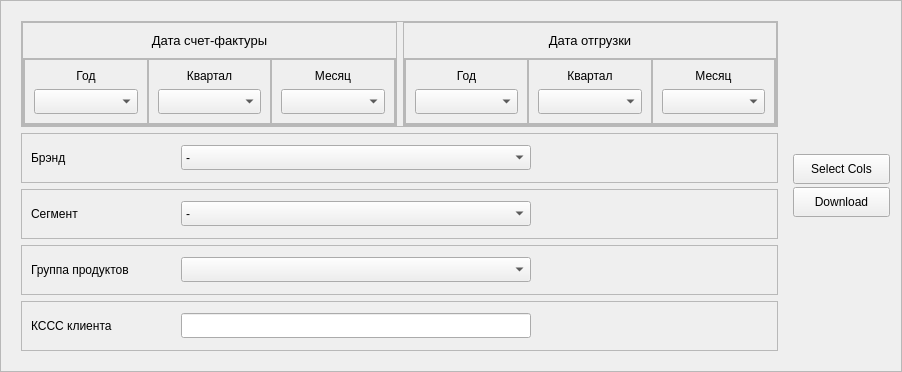
       <widget class="QFrame" name="frame_17">
        <property name="frameShape">
         <enum>QFrame::StyledPanel</enum>
        </property>
        <property name="frameShadow">
         <enum>QFrame::Raised</enum>
        </property>
        <layout class="QHBoxLayout" name="horizontalLayout_10">
         <item>
          <widget class="QFrame" name="frame_Search">
           <property name="minimumSize">
            <size>
             <width>0</width>
             <height>0</height>
            </size>
           </property>
           <property name="maximumSize">
            <size>
             <width>16777215</width>
             <height>16777215</height>
            </size>
           </property>
           <layout class="QVBoxLayout" name="verticalLayout_12">
            <item>
             <widget class="QFrame" name="frame_dates">
              <property name="frameShape">
               <enum>QFrame::StyledPanel</enum>
              </property>
              <property name="frameShadow">
               <enum>QFrame::Raised</enum>
              </property>
              <layout class="QHBoxLayout" name="horizontalLayout_2">
               <property name="leftMargin">
                <number>0</number>
               </property>
               <property name="topMargin">
                <number>0</number>
               </property>
               <property name="rightMargin">
                <number>0</number>
               </property>
               <property name="bottomMargin">
                <number>0</number>
               </property>
               <item>
                <widget class="QFrame" name="frame_inv_date">
                 <property name="minimumSize">
                  <size>
                   <width>150</width>
                   <height>0</height>
                  </size>
                 </property>
                 <property name="maximumSize">
                  <size>
                   <width>16777215</width>
                   <height>16777215</height>
                  </size>
                 </property>
                 <property name="frameShape">
                  <enum>QFrame::StyledPanel</enum>
                 </property>
                 <property name="frameShadow">
                  <enum>QFrame::Raised</enum>
                 </property>
                 <layout class="QVBoxLayout" name="verticalLayout_8">
                  <property name="spacing">
                   <number>0</number>
                  </property>
                  <property name="leftMargin">
                   <number>0</number>
                  </property>
                  <property name="topMargin">
                   <number>0</number>
                  </property>
                  <property name="rightMargin">
                   <number>0</number>
                  </property>
                  <property name="bottomMargin">
                   <number>0</number>
                  </property>
                  <item>
                   <widget class="QLabel" name="label_7">
                    <property name="minimumSize">
                     <size>
                      <width>0</width>
                      <height>35</height>
                     </size>
                    </property>
                    <property name="maximumSize">
                     <size>
                      <width>16777215</width>
                      <height>35</height>
                     </size>
                    </property>
                    <property name="font">
                     <font>
                      <pointsize>10</pointsize>
                     </font>
                    </property>
                    <property name="text">
                     <string>Дата счет-фактуры</string>
                    </property>
                    <property name="alignment">
                     <set>Qt::AlignCenter</set>
                    </property>
                   </widget>
                  </item>
                  <item>
                   <widget class="QFrame" name="frame_11">
                    <property name="frameShape">
                     <enum>QFrame::StyledPanel</enum>
                    </property>
                    <property name="frameShadow">
                     <enum>QFrame::Raised</enum>
                    </property>
                    <layout class="QHBoxLayout" name="horizontalLayout_7">
                     <property name="spacing">
                      <number>0</number>
                     </property>
                     <property name="leftMargin">
                      <number>0</number>
                     </property>
                     <property name="topMargin">
                      <number>0</number>
                     </property>
                     <property name="rightMargin">
                      <number>0</number>
                     </property>
                     <property name="bottomMargin">
                      <number>0</number>
                     </property>
                     <item>
                      <widget class="QFrame" name="frame_12">
                       <property name="frameShape">
                        <enum>QFrame::StyledPanel</enum>
                       </property>
                       <property name="frameShadow">
                        <enum>QFrame::Raised</enum>
                       </property>
                       <layout class="QVBoxLayout" name="verticalLayout_9">
                        <item>
                         <widget class="QLabel" name="label_3">
                          <property name="maximumSize">
                           <size>
                            <width>16777215</width>
                            <height>25</height>
                           </size>
                          </property>
                          <property name="text">
                           <string>Год</string>
                          </property>
                          <property name="alignment">
                           <set>Qt::AlignCenter</set>
                          </property>
                         </widget>
                        </item>
                        <item>
                         <widget class="QComboBox" name="line_inv_year">
                          <property name="minimumSize">
                           <size>
                            <width>0</width>
                            <height>25</height>
                           </size>
                          </property>
                          <property name="maximumSize">
                           <size>
                            <width>16777215</width>
                            <height>25</height>
                           </size>
                          </property>
                         </widget>
                        </item>
                       </layout>
                      </widget>
                     </item>
                     <item>
                      <widget class="QFrame" name="frame_13">
                       <property name="frameShape">
                        <enum>QFrame::StyledPanel</enum>
                       </property>
                       <property name="frameShadow">
                        <enum>QFrame::Raised</enum>
                       </property>
                       <layout class="QVBoxLayout" name="verticalLayout_10">
                        <item>
                         <widget class="QLabel" name="label_8">
                          <property name="maximumSize">
                           <size>
                            <width>16777215</width>
                            <height>25</height>
                           </size>
                          </property>
                          <property name="text">
                           <string>Квартал</string>
                          </property>
                          <property name="alignment">
                           <set>Qt::AlignCenter</set>
                          </property>
                         </widget>
                        </item>
                        <item>
                         <widget class="QComboBox" name="line_inv_qtr">
                          <property name="minimumSize">
                           <size>
                            <width>0</width>
                            <height>25</height>
                           </size>
                          </property>
                          <property name="maximumSize">
                           <size>
                            <width>16777215</width>
                            <height>25</height>
                           </size>
                          </property>
                         </widget>
                        </item>
                       </layout>
                      </widget>
                     </item>
                     <item>
                      <widget class="QFrame" name="frame_14">
                       <property name="frameShape">
                        <enum>QFrame::StyledPanel</enum>
                       </property>
                       <property name="frameShadow">
                        <enum>QFrame::Raised</enum>
                       </property>
                       <layout class="QVBoxLayout" name="verticalLayout_11">
                        <item>
                         <widget class="QLabel" name="label_9">
                          <property name="maximumSize">
                           <size>
                            <width>16777215</width>
                            <height>25</height>
                           </size>
                          </property>
                          <property name="text">
                           <string>Месяц</string>
                          </property>
                          <property name="alignment">
                           <set>Qt::AlignCenter</set>
                          </property>
                         </widget>
                        </item>
                        <item>
                         <widget class="QComboBox" name="line_inv_mnth">
                          <property name="minimumSize">
                           <size>
                            <width>0</width>
                            <height>25</height>
                           </size>
                          </property>
                          <property name="maximumSize">
                           <size>
                            <width>16777215</width>
                            <height>25</height>
                           </size>
                          </property>
                         </widget>
                        </item>
                       </layout>
                      </widget>
                     </item>
                    </layout>
                   </widget>
                  </item>
                 </layout>
                </widget>
               </item>
               <item>
                <widget class="QFrame" name="frame_deliv_date">
                 <property name="minimumSize">
                  <size>
                   <width>150</width>
                   <height>0</height>
                  </size>
                 </property>
                 <property name="maximumSize">
                  <size>
                   <width>16777215</width>
                   <height>16777215</height>
                  </size>
                 </property>
                 <property name="styleSheet">
                  <string notr="true">#frame_Period {
	border-width: 1;
	border-radius: 3;
	border-style: solid;
	border-color: #bd93f9;
}</string>
                 </property>
                 <property name="frameShape">
                  <enum>QFrame::StyledPanel</enum>
                 </property>
                 <property name="frameShadow">
                  <enum>QFrame::Raised</enum>
                 </property>
                 <layout class="QVBoxLayout" name="verticalLayout_7">
                  <property name="spacing">
                   <number>0</number>
                  </property>
                  <property name="leftMargin">
                   <number>0</number>
                  </property>
                  <property name="topMargin">
                   <number>0</number>
                  </property>
                  <property name="rightMargin">
                   <number>0</number>
                  </property>
                  <property name="bottomMargin">
                   <number>0</number>
                  </property>
                  <item>
                   <widget class="QLabel" name="label_6">
                    <property name="minimumSize">
                     <size>
                      <width>0</width>
                      <height>35</height>
                     </size>
                    </property>
                    <property name="maximumSize">
                     <size>
                      <width>16777215</width>
                      <height>35</height>
                     </size>
                    </property>
                    <property name="font">
                     <font>
                      <pointsize>10</pointsize>
                     </font>
                    </property>
                    <property name="text">
                     <string>Дата отгрузки</string>
                    </property>
                    <property name="alignment">
                     <set>Qt::AlignCenter</set>
                    </property>
                   </widget>
                  </item>
                  <item>
                   <widget class="QFrame" name="frame_7">
                    <property name="frameShape">
                     <enum>QFrame::StyledPanel</enum>
                    </property>
                    <property name="frameShadow">
                     <enum>QFrame::Raised</enum>
                    </property>
                    <layout class="QHBoxLayout" name="horizontalLayout_6">
                     <property name="spacing">
                      <number>0</number>
                     </property>
                     <property name="leftMargin">
                      <number>0</number>
                     </property>
                     <property name="topMargin">
                      <number>0</number>
                     </property>
                     <property name="rightMargin">
                      <number>0</number>
                     </property>
                     <property name="bottomMargin">
                      <number>0</number>
                     </property>
                     <item>
                      <widget class="QFrame" name="frame_8">
                       <property name="frameShape">
                        <enum>QFrame::StyledPanel</enum>
                       </property>
                       <property name="frameShadow">
                        <enum>QFrame::Raised</enum>
                       </property>
                       <layout class="QVBoxLayout" name="verticalLayout_2">
                        <item>
                         <widget class="QLabel" name="label_2">
                          <property name="maximumSize">
                           <size>
                            <width>16777215</width>
                            <height>25</height>
                           </size>
                          </property>
                          <property name="text">
                           <string>Год</string>
                          </property>
                          <property name="alignment">
                           <set>Qt::AlignCenter</set>
                          </property>
                         </widget>
                        </item>
                        <item>
                         <widget class="QComboBox" name="line_del_year">
                          <property name="minimumSize">
                           <size>
                            <width>0</width>
                            <height>25</height>
                           </size>
                          </property>
                          <property name="maximumSize">
                           <size>
                            <width>16777215</width>
                            <height>25</height>
                           </size>
                          </property>
                         </widget>
                        </item>
                       </layout>
                      </widget>
                     </item>
                     <item>
                      <widget class="QFrame" name="frame_9">
                       <property name="frameShape">
                        <enum>QFrame::StyledPanel</enum>
                       </property>
                       <property name="frameShadow">
                        <enum>QFrame::Raised</enum>
                       </property>
                       <layout class="QVBoxLayout" name="verticalLayout_3">
                        <item>
                         <widget class="QLabel" name="label_4">
                          <property name="maximumSize">
                           <size>
                            <width>16777215</width>
                            <height>25</height>
                           </size>
                          </property>
                          <property name="text">
                           <string>Квартал</string>
                          </property>
                          <property name="alignment">
                           <set>Qt::AlignCenter</set>
                          </property>
                         </widget>
                        </item>
                        <item>
                         <widget class="QComboBox" name="line_del_qtr">
                          <property name="minimumSize">
                           <size>
                            <width>0</width>
                            <height>25</height>
                           </size>
                          </property>
                          <property name="maximumSize">
                           <size>
                            <width>16777215</width>
                            <height>25</height>
                           </size>
                          </property>
                         </widget>
                        </item>
                       </layout>
                      </widget>
                     </item>
                     <item>
                      <widget class="QFrame" name="frame_10">
                       <property name="frameShape">
                        <enum>QFrame::StyledPanel</enum>
                       </property>
                       <property name="frameShadow">
                        <enum>QFrame::Raised</enum>
                       </property>
                       <layout class="QVBoxLayout" name="verticalLayout_6">
                        <item>
                         <widget class="QLabel" name="label_5">
                          <property name="maximumSize">
                           <size>
                            <width>16777215</width>
                            <height>25</height>
                           </size>
                          </property>
                          <property name="text">
                           <string>Месяц</string>
                          </property>
                          <property name="alignment">
                           <set>Qt::AlignCenter</set>
                          </property>
                         </widget>
                        </item>
                        <item>
                         <widget class="QComboBox" name="line_del_mnth">
                          <property name="minimumSize">
                           <size>
                            <width>0</width>
                            <height>25</height>
                           </size>
                          </property>
                          <property name="maximumSize">
                           <size>
                            <width>16777215</width>
                            <height>25</height>
                           </size>
                          </property>
                         </widget>
                        </item>
                       </layout>
                      </widget>
                     </item>
                    </layout>
                   </widget>
                  </item>
                 </layout>
                </widget>
               </item>
              </layout>
             </widget>
            </item>
            <item>
             <widget class="QFrame" name="frame_brand">
              <property name="minimumSize">
               <size>
                <width>0</width>
                <height>50</height>
               </size>
              </property>
              <property name="maximumSize">
               <size>
                <width>16777215</width>
                <height>50</height>
               </size>
              </property>
              <property name="frameShape">
               <enum>QFrame::StyledPanel</enum>
              </property>
              <property name="frameShadow">
               <enum>QFrame::Raised</enum>
              </property>
              <layout class="QHBoxLayout" name="horizontalLayout">
               <property name="spacing">
                <number>0</number>
               </property>
               <item>
                <widget class="QLabel" name="label_10">
                 <property name="minimumSize">
                  <size>
                   <width>150</width>
                   <height>0</height>
                  </size>
                 </property>
                 <property name="maximumSize">
                  <size>
                   <width>150</width>
                   <height>16777215</height>
                  </size>
                 </property>
                 <property name="text">
                  <string>Брэнд</string>
                 </property>
                </widget>
               </item>
               <item>
                <widget class="QComboBox" name="line_brand">
                 <property name="minimumSize">
                  <size>
                   <width>350</width>
                   <height>25</height>
                  </size>
                 </property>
                 <property name="maximumSize">
                  <size>
                   <width>350</width>
                   <height>25</height>
                  </size>
                 </property>
                 <item>
                  <property name="text">
                   <string>-</string>
                  </property>
                 </item>
                 <item>
                  <property name="text">
                   <string>TEBOIL</string>
                  </property>
                 </item>
                 <item>
                  <property name="text">
                   <string>Shell</string>
                  </property>
                 </item>
                 <item>
                  <property name="text">
                   <string>Лукойл</string>
                  </property>
                 </item>
                 <item>
                  <property name="text">
                   <string>GPO</string>
                  </property>
                 </item>
                </widget>
               </item>
               <item>
                <spacer name="horizontalSpacer">
                 <property name="orientation">
                  <enum>Qt::Horizontal</enum>
                 </property>
                 <property name="sizeHint" stdset="0">
                  <size>
                   <width>237</width>
                   <height>20</height>
                  </size>
                 </property>
                </spacer>
               </item>
              </layout>
             </widget>
            </item>
            <item>
             <widget class="QFrame" name="frame_pr_segment">
              <property name="minimumSize">
               <size>
                <width>0</width>
                <height>50</height>
               </size>
              </property>
              <property name="maximumSize">
               <size>
                <width>16777215</width>
                <height>50</height>
               </size>
              </property>
              <property name="frameShape">
               <enum>QFrame::StyledPanel</enum>
              </property>
              <property name="frameShadow">
               <enum>QFrame::Raised</enum>
              </property>
              <layout class="QHBoxLayout" name="horizontalLayout_9">
               <property name="spacing">
                <number>0</number>
               </property>
               <item>
                <widget class="QLabel" name="label_12">
                 <property name="minimumSize">
                  <size>
                   <width>150</width>
                   <height>0</height>
                  </size>
                 </property>
                 <property name="maximumSize">
                  <size>
                   <width>150</width>
                   <height>16777215</height>
                  </size>
                 </property>
                 <property name="text">
                  <string>Сегмент</string>
                 </property>
                </widget>
               </item>
               <item>
                <widget class="QComboBox" name="line_segment">
                 <property name="minimumSize">
                  <size>
                   <width>350</width>
                   <height>25</height>
                  </size>
                 </property>
                 <property name="maximumSize">
                  <size>
                   <width>350</width>
                   <height>25</height>
                  </size>
                 </property>
                 <item>
                  <property name="text">
                   <string>-</string>
                  </property>
                 </item>
                 <item>
                  <property name="text">
                   <string>PVL</string>
                  </property>
                 </item>
                 <item>
                  <property name="text">
                   <string>CVL</string>
                  </property>
                 </item>
                 <item>
                  <property name="text">
                   <string>IND</string>
                  </property>
                 </item>
                 <item>
                  <property name="text">
                   <string>DL</string>
                  </property>
                 </item>
                 <item>
                  <property name="text">
                   <string>Grease</string>
                  </property>
                 </item>
                 <item>
                  <property name="text">
                   <string>Antifr</string>
                  </property>
                 </item>
                 <item>
                  <property name="text">
                   <string>other</string>
                  </property>
                 </item>
                </widget>
               </item>
               <item>
                <spacer name="horizontalSpacer_3">
                 <property name="orientation">
                  <enum>Qt::Horizontal</enum>
                 </property>
                 <property name="sizeHint" stdset="0">
                  <size>
                   <width>237</width>
                   <height>20</height>
                  </size>
                 </property>
                </spacer>
               </item>
              </layout>
             </widget>
            </item>
            <item>
             <widget class="QFrame" name="frame_pr_group">
              <property name="minimumSize">
               <size>
                <width>0</width>
                <height>50</height>
               </size>
              </property>
              <property name="maximumSize">
               <size>
                <width>16777215</width>
                <height>50</height>
               </size>
              </property>
              <property name="frameShape">
               <enum>QFrame::StyledPanel</enum>
              </property>
              <property name="frameShadow">
               <enum>QFrame::Raised</enum>
              </property>
              <layout class="QHBoxLayout" name="horizontalLayout_8">
               <property name="spacing">
                <number>0</number>
               </property>
               <item>
                <widget class="QLabel" name="label_11">
                 <property name="minimumSize">
                  <size>
                   <width>150</width>
                   <height>0</height>
                  </size>
                 </property>
                 <property name="maximumSize">
                  <size>
                   <width>150</width>
                   <height>16777215</height>
                  </size>
                 </property>
                 <property name="text">
                  <string>Группа продуктов</string>
                 </property>
                </widget>
               </item>
               <item>
                <widget class="QComboBox" name="line_pr_group">
                 <property name="minimumSize">
                  <size>
                   <width>350</width>
                   <height>25</height>
                  </size>
                 </property>
                 <property name="maximumSize">
                  <size>
                   <width>350</width>
                   <height>25</height>
                  </size>
                 </property>
                </widget>
               </item>
               <item>
                <spacer name="horizontalSpacer_2">
                 <property name="orientation">
                  <enum>Qt::Horizontal</enum>
                 </property>
                 <property name="sizeHint" stdset="0">
                  <size>
                   <width>237</width>
                   <height>20</height>
                  </size>
                 </property>
                </spacer>
               </item>
              </layout>
             </widget>
            </item>
            <item>
             <widget class="QFrame" name="frame_cust_ksss">
              <property name="minimumSize">
               <size>
                <width>0</width>
                <height>50</height>
               </size>
              </property>
              <property name="maximumSize">
               <size>
                <width>16777215</width>
                <height>50</height>
               </size>
              </property>
              <property name="frameShape">
               <enum>QFrame::StyledPanel</enum>
              </property>
              <property name="frameShadow">
               <enum>QFrame::Raised</enum>
              </property>
              <layout class="QHBoxLayout" name="horizontalLayout_14">
               <property name="spacing">
                <number>0</number>
               </property>
               <item>
                <widget class="QLabel" name="label_15">
                 <property name="minimumSize">
                  <size>
                   <width>150</width>
                   <height>0</height>
                  </size>
                 </property>
                 <property name="maximumSize">
                  <size>
                   <width>150</width>
                   <height>16777215</height>
                  </size>
                 </property>
                 <property name="text">
                  <string>КССС клиента</string>
                 </property>
                </widget>
               </item>
               <item>
                <widget class="QLineEdit" name="line_cust_ksss">
                 <property name="minimumSize">
                  <size>
                   <width>350</width>
                   <height>25</height>
                  </size>
                 </property>
                 <property name="maximumSize">
                  <size>
                   <width>350</width>
                   <height>25</height>
                  </size>
                 </property>
                </widget>
               </item>
               <item>
                <spacer name="horizontalSpacer_5">
                 <property name="orientation">
                  <enum>Qt::Horizontal</enum>
                 </property>
                 <property name="sizeHint" stdset="0">
                  <size>
                   <width>237</width>
                   <height>20</height>
                  </size>
                 </property>
                </spacer>
               </item>
              </layout>
             </widget>
            </item>
           </layout>
          </widget>
         </item>
         <item>
          <widget class="QFrame" name="frame_3">
           <property name="minimumSize">
            <size>
             <width>97</width>
             <height>70</height>
            </size>
           </property>
           <property name="maximumSize">
            <size>
             <width>97</width>
             <height>70</height>
            </size>
           </property>
           <layout class="QVBoxLayout" name="verticalLayout">
            <property name="spacing">
             <number>0</number>
            </property>
            <property name="leftMargin">
             <number>0</number>
            </property>
            <property name="topMargin">
             <number>0</number>
            </property>
            <property name="rightMargin">
             <number>0</number>
            </property>
            <property name="bottomMargin">
             <number>0</number>
            </property>
            <item>
             <widget class="QPushButton" name="btn_select_cols">
              <property name="minimumSize">
               <size>
                <width>97</width>
                <height>30</height>
               </size>
              </property>
              <property name="maximumSize">
               <size>
                <width>97</width>
                <height>30</height>
               </size>
              </property>
              <property name="text">
               <string>Select Cols</string>
              </property>
              <property name="icon">
               <iconset resource="../../static/resource.qrc">
                <normaloff>:/icon/icon/list.svg</normaloff>:/icon/icon/list.svg</iconset>
              </property>
             </widget>
            </item>
            <item>
             <widget class="QPushButton" name="btn_download">
              <property name="minimumSize">
               <size>
                <width>97</width>
                <height>30</height>
               </size>
              </property>
              <property name="maximumSize">
               <size>
                <width>97</width>
                <height>30</height>
               </size>
              </property>
              <property name="text">
               <string>Download</string>
              </property>
              <property name="icon">
               <iconset resource="../../static/resource.qrc">
                <normaloff>:/icon/icon/download.svg</normaloff>:/icon/icon/download.svg</iconset>
              </property>
             </widget>
            </item>
           </layout>
          </widget>
         </item>
        </layout>
       </widget>
